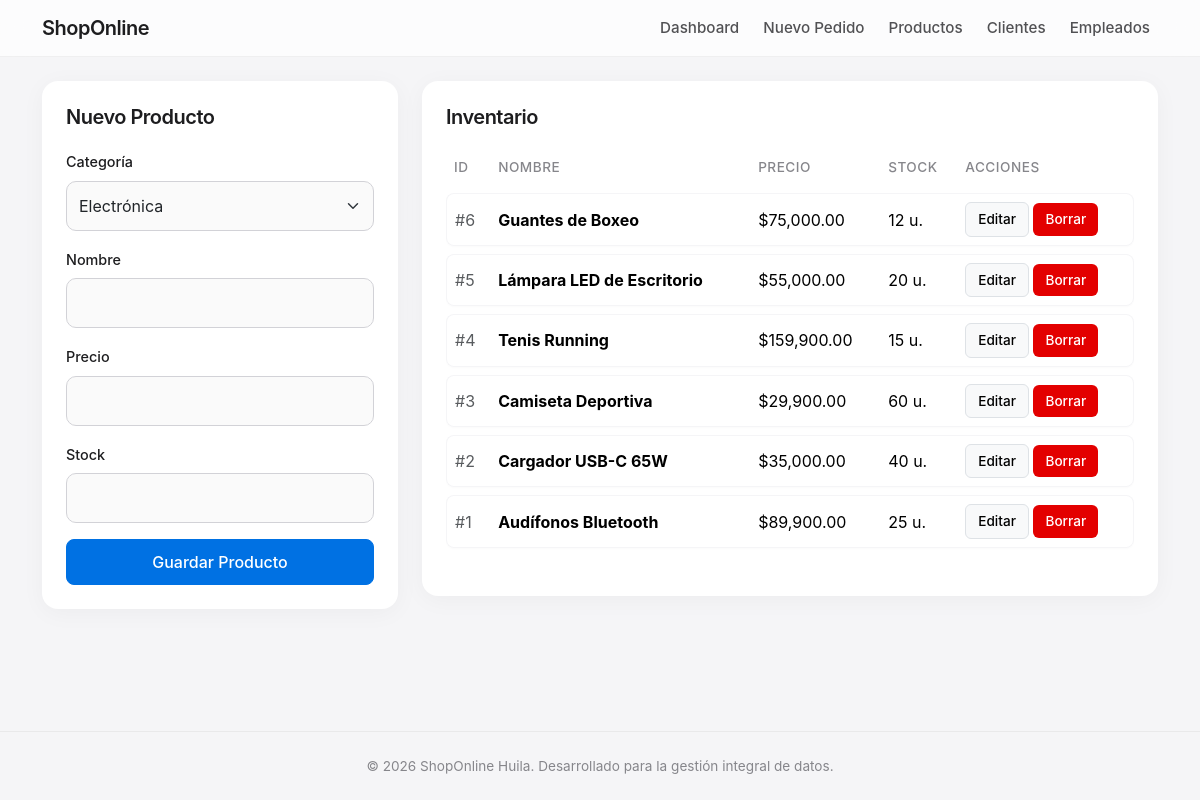
The page /productos.php on the database its author committed.
### tables this page shows
CREATE TABLE IF NOT EXISTS producto (
    id_producto INT AUTO_INCREMENT PRIMARY KEY,
    id_categoria INT NOT NULL,
    nombre_producto VARCHAR(150) NOT NULL,
    precio DECIMAL(10,2) NOT NULL DEFAULT 0,
    stock INT NOT NULL DEFAULT 0,
    FOREIGN KEY (id_categoria) REFERENCES categoria(id_categoria)
);

### productos.php (the view, shortened to what this page needs)
<?php
require 'db.php';
$editando = false;
$producto_edit = ['id_producto'=>'', 'id_categoria'=>'', 'nombre_producto'=>'', 'precio'=>'', 'stock'=>''];
require 'header.php';
?>
<div class="row">
    <div class="col-lg-4 mb-4">
        <div class="card">
            <h4 class="section-title fs-5"><?php echo $editando ? 'Editar Producto' : 'Nuevo Producto'; ?></h4>
            <form method="POST">
                <div class="mb-3">
                    <label class="form-label">Categoría</label>
                    <select name="id_categoria" class="form-select" required>
                        <?php
                        $conn->query("INSERT IGNORE INTO categoria (id_categoria, nombre_categoria) VALUES (1, 'General')");
                        $cats = $conn->query("SELECT * FROM categoria");
                        while($c = $cats->fetch_assoc()) {
                            $sel = ($producto_edit['id_categoria'] == $c['id_categoria']) ? 'selected' : '';
                            echo "<option value='{$c['id_categoria']}' $sel>{$c['nombre_categoria']}</option>";
                        }
                        ?>
                    </select>
                </div>
                <div class="mb-3">
                    <label class="form-label">Nombre</label>
                    <input type="text" name="nombre_producto" class="form-control" required value="<?php echo $producto_edit['nombre_producto']; ?>">
                </div>
                <div class="mb-3">
                    <label class="form-label">Precio</label>
                    <input type="number" step="0.01" name="precio" class="form-control" required value="<?php echo $producto_edit['precio']; ?>">
                </div>
                <div class="mb-3">
                    <label class="form-label">Stock</label>
                    <input type="number" name="stock" class="form-control" required value="<?php echo $producto_edit['stock']; ?>">
                </div>
                <button type="submit" class="btn btn-primary w-100"><?php echo $editando ? 'Actualizar Cambios' : 'Guardar Producto'; ?></button>
            </form>
        </div>
    </div>
    <div class="col-lg-8">
        <div class="card">
            <h4 class="section-title fs-5">Inventario</h4>
            <div class="table-responsive">
                <table class="table">
                    <thead><tr><th>ID</th><th>Nombre</th><th>Precio</th><th>Stock</th><th>Acciones</th></tr></thead>
                    <tbody>
                        <?php
                        $prod_res = $conn->query("SELECT * FROM producto ORDER BY id_producto DESC");
                        while($p = $prod_res->fetch_assoc()) {
                            echo "<tr>
                                    <td class='text-muted'>#{$p['id_producto']}</td>
                                    <td><strong>{$p['nombre_producto']}</strong></td>
                                    <td>$" . number_format($p['precio'], 2) . "</td>
                                    <td>{$p['stock']} u.</td>
                                    <td>
                                        <a href='productos.php?editar={$p['id_producto']}' class='btn btn-sm btn-light border'>Editar</a>
                                        <a href='productos.php?eliminar={$p['id_producto']}' class='btn btn-sm btn-danger text-white' onclick='return confirm(\"¿Eliminar producto?\")'>Borrar</a>
                                    </td>
                                  </tr>";
                        }
                        ?>
                    </tbody>
                </table>
            </div>
        </div>
    </div>
</div>
<?php require 'footer.php'; ?>

### header.php (style rules this page uses)
body { background-color: #f5f5f7; font-family: -apple-system, BlinkMacSystemFont, "Segoe UI", Roboto, Helvetica, Arial, sans-serif; color: #1d1d1f; }
.card { border: none; border-radius: 16px; box-shadow: 0 4px 24px rgba(0, 0, 0, 0.04); background: #ffffff; padding: 24px; }
.section-title { font-weight: 600; letter-spacing: -0.5px; margin-bottom: 20px; color: #1d1d1f; }
.btn { border-radius: 8px; font-weight: 500; padding: 10px 16px; transition: all 0.2s ease; }
.btn-primary { background-color: #0071e3; border-color: #0071e3; }
.btn-danger { background-color: #e30000; border: none; }
.btn-sm { padding: 6px 12px; font-size: 0.85rem; border-radius: 6px; }
.table { border-collapse: separate; border-spacing: 0 8px; margin-top: -8px; }
.table thead th { border-bottom: none; color: #86868b; font-weight: 500; font-size: 0.85rem; text-transform: uppercase; letter-spacing: 0.5px; }
.table tbody tr { background: #fff; box-shadow: 0 1px 2px rgba(0,0,0,0.02); border-radius: 8px; transition: transform 0.1s; }
.table td { border-top: 1px solid #f5f5f7; border-bottom: 1px solid #f5f5f7; vertical-align: middle; }
.table td:first-child { border-left: 1px solid #f5f5f7; border-top-left-radius: 8px; border-bottom-left-radius: 8px; }
.table td:last-child { border-right: 1px solid #f5f5f7; border-top-right-radius: 8px; border-bottom-right-radius: 8px; }
.form-control, .form-select { border-radius: 10px; border: 1px solid #d2d2d7; padding: 12px; background-color: #fafafa; }
.form-label { font-size: 0.9rem; font-weight: 500; color: #1d1d1f; }

### rows shown on the page
producto: id_producto "6", nombre_producto "Guantes de Boxeo", precio "75,000.00", stock "12"
producto: id_producto "5", nombre_producto "Lámpara LED de Escritorio", precio "55,000.00", stock "20"
producto: id_producto "4", nombre_producto "Tenis Running", precio "159,900.00", stock "15"
producto: id_producto "3", nombre_producto "Camiseta Deportiva", precio "29,900.00", stock "60"
producto: id_producto "2", nombre_producto "Cargador USB-C 65W", precio "35,000.00", stock "40"
producto: id_producto "1", nombre_producto "Audífonos Bluetooth", precio "89,900.00", stock "25"

### other values the page prints
form field id_categoria "Electrónica"
